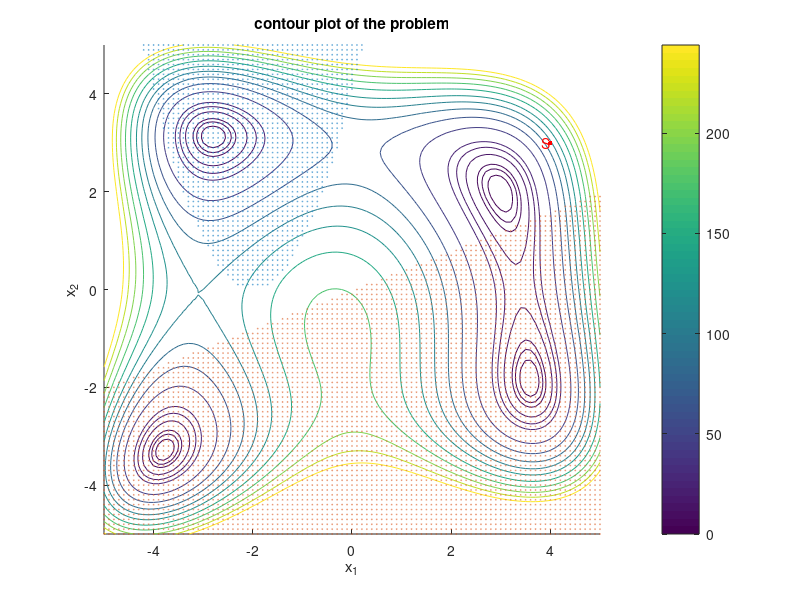

Reproduce this figure in MATLAB. (Note: this script raises an error after producing the figure.)

clc; clear all; close all;
%difining the problem 
step = 0.1;
x1vec = -5:step:5;
x2vec = -5:step:5;
[x1,x2] = meshgrid(x1vec, x2vec);

q = (x1.^2+x2-11).^2+(x1+x2.^2-7).^2;
c1 = (x1+2).^2-x2 >= 0;
c2 = -4*x1+10*x2 >= 0;

%defining constant etc. 
n = 2;
x0 = [4;3];
B0 = eye(n);
x = x0;
B_k = B0;
tol = 10^-4;
i = 0;
theta = 1; 
alpha = 1;
mu = [0;0];
x_true = [3;2];

%making the contour plot of the problem
v = [0:2:6,6:6:24,24:20:124,124:24:244];
figure(1); hold on;
    title('contour plot of the problem');
    xlabel('x_1');
    ylabel('x_2');
    colorbar
contour(x1,x2,q,v);
    calpha=0.5;
    msize=0.6;
    scatter(x1(~c1), x2(~c1), msize, 'black', 'MarkerFaceAlpha', calpha, 'MarkerEdgeAlpha', calpha);
    scatter(x1(~c2), x2(~c2), msize, 'black', 'MarkerFaceAlpha', calpha, 'MarkerEdgeAlpha', calpha);
    axis([-5 5 -5 5]);

scatter(x0(1),x0(2),[10],'r','filled');
    text(x0(1),x0(2),'S','color','r','FontSize',10,'HorizontalAlignment','right');

for k = 1:1;
    [~,nablaf_k] = Himmelblau(x);
    g = nablaf_k;
        if norm(g,inf) < tol
            break 
        else            
            H = B_k;
            [ck,Ak] = constraint_fun(x);
        end
    [p,~,~,~,lambda] = quadprog(H,g,-Ak',ck);
   
    s = lambda.ineqlin;
    mu = max(abs(s),0.5*(mu+abs(s)));
    %alpha = linesearch(x, alpha, p, mu) %the line search part
    p = alpha*p; % if the algorithm should be used without line search algorithm, alpha can be redefine to equal 1 below the lineseach function, or the line with the linesearch comand can be marked as a comment.    
    [gradc] = Himmelblau_L_grad(x);
    c = gradc;
    nablax_L = g - c*s;
    
    x = x + p;
    
    [~,nablaf_k_new] = Himmelblau(x);
    [gradc] = Himmelblau_L_grad(x);
    c = gradc;
    y = nablaf_k_new - c*s - nablax_L;
 
       
    if p'*y >= 1/5*p'*B_k*p; 
        theta = 1;
    else
        theta = 4/5* (p'*B_k*p)/(p'*B_k*p-p'*y);
    end
    r_k = theta*y+(1-theta)*B_k*p;
    
    B_k = B_k - (B_k*p*p'*B_k)/(p'*B_k*p)+(r_k*r_k')/(r_k'*p);
    i = i +1;
    
    scatter(x(1),x(2),10,'black','filled');
    text(x(1),x(2),num2str(i),'FontSize',9);
    
    num = [i (x(1)) (x(2)) (((x(1)-x_true(1))^2+(x(2)-x_true(2))^2)^(1/2)) (nablax_L(1)) (nablax_L(2))];
    T(i,:)=num;
end
x_end = x;
B_end = B_k;
scatter(x_end(1),x_end(2),[15],'R','filled');
text(x_end(1),x_end(2),'F','color','r','FontSize',10,'HorizontalAlignment','right');
hold off
Table = array2table(T,'VariableNames',{'iterationNumber' 'x1' 'x2' 'error' 'Nablax_L_x1' 'Nablax_L_x2'});


%%
%the trust region 





